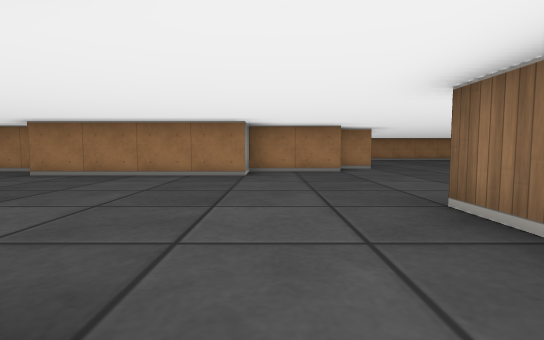
view 1 (above)

19 first-person views from a walk through a cub3D ray-caster map. The camera is about half as high as the walls, tilts 4° down and sees 85° across. The floor is counted in squares. Each view is taken from the middle of a square. On the plan, view 1 faces up. The plan holds only what a view shows up to about 9 squares ahead; the rest is blank.

view 2
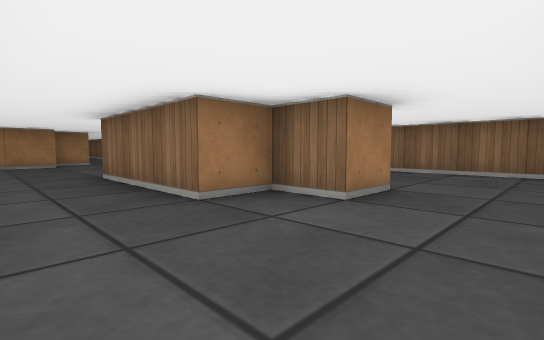

view 3
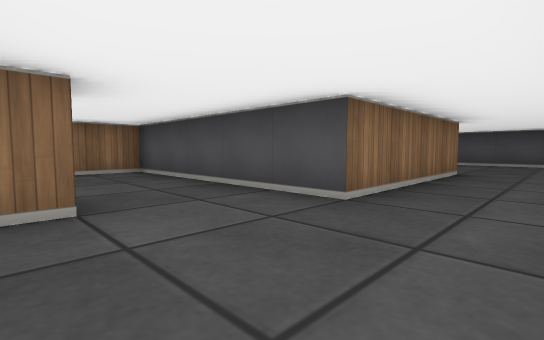

view 4
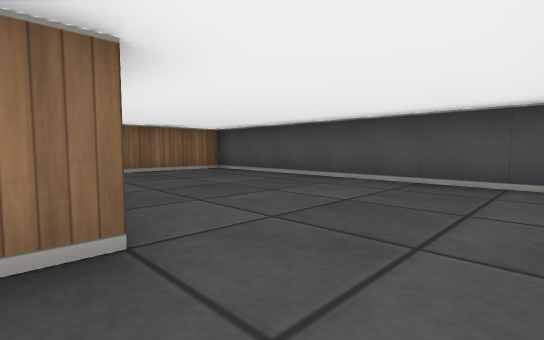

view 5
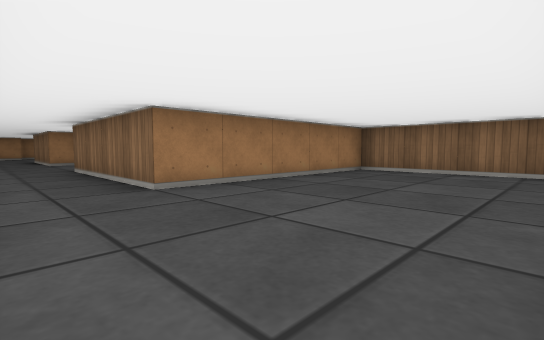

view 6
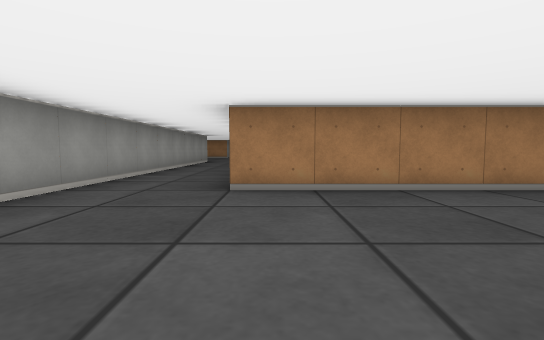

view 7
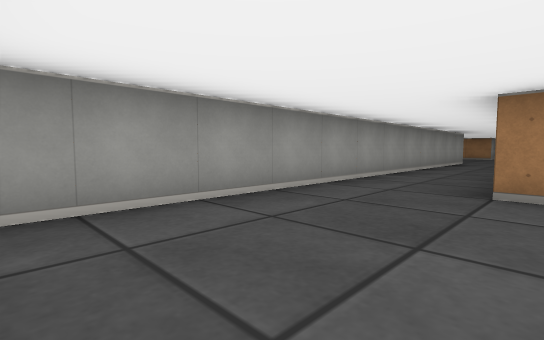

view 8
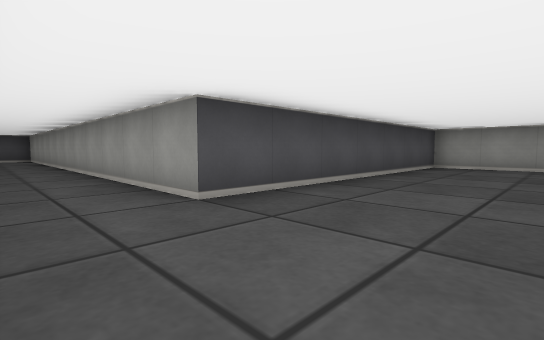

view 9
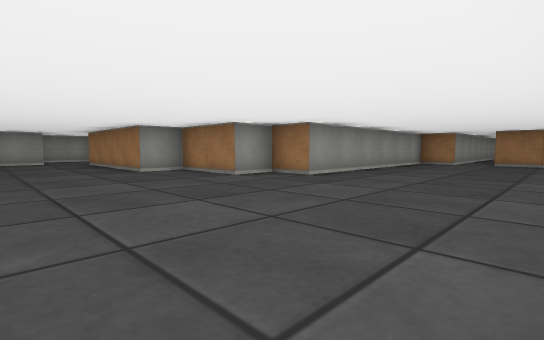

view 10
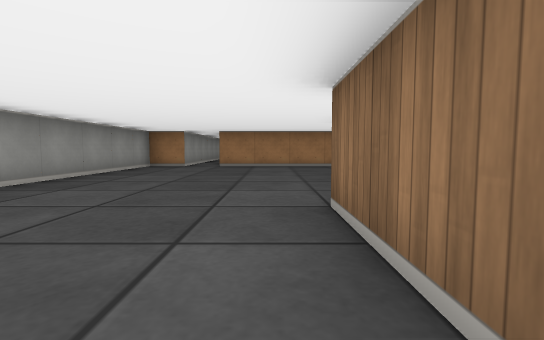

view 11
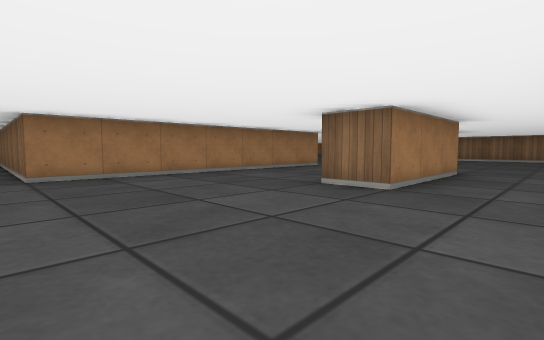

view 12
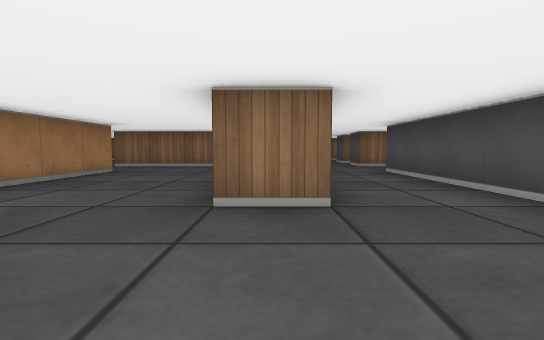

view 13
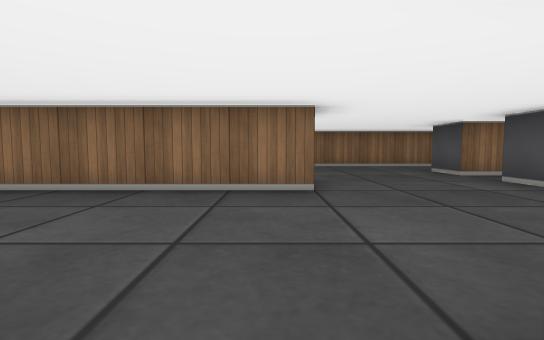

view 14
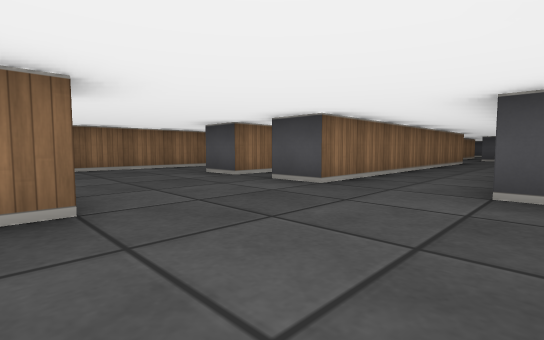

view 15
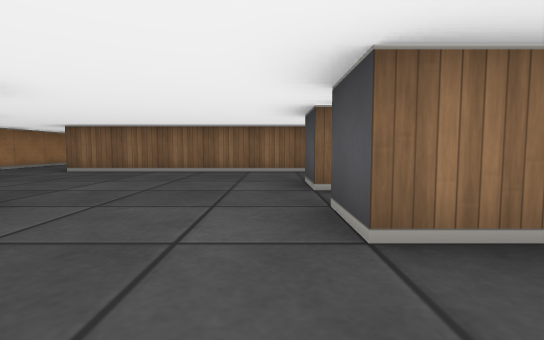

view 16
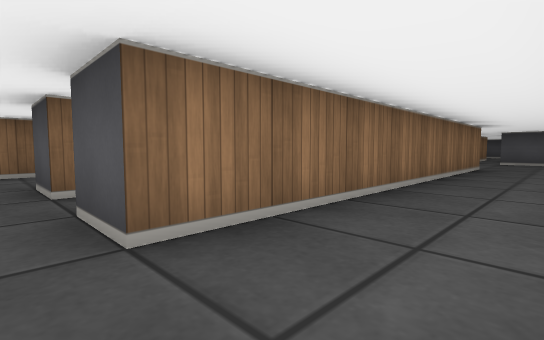

view 17
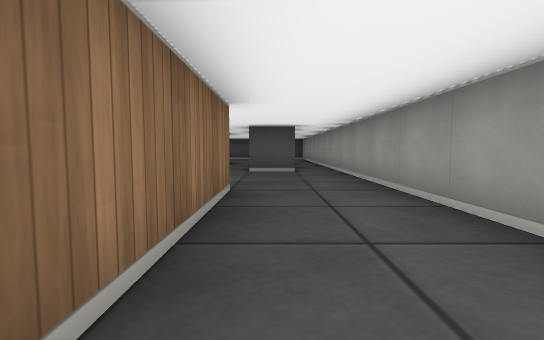

view 18
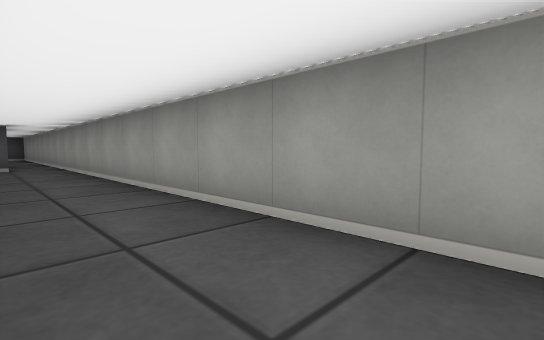

view 19
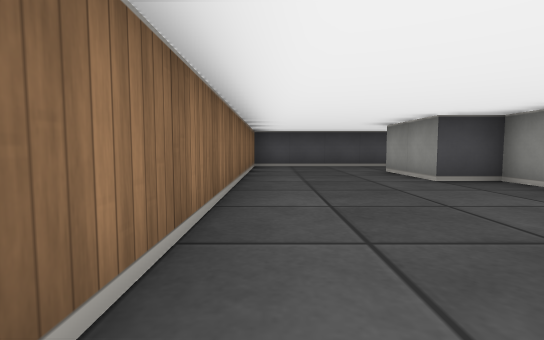

### Floor plan
Points are (right, up) in squares from view 1. A wall is a line through its corners. A room is listed if a view was taken in it or the views show most of it. See-through windows are left out.
Room 1 (views 1, 2, 3, 4, 5, 6, 7)
walls: (0.1, -11.5) (6.5, -11.5) (6.5, -7.5) (1.5, -7.5) (1.5, -3.5) (4.5, -3.5); (3.5, -1.5) (2.5, -1.5) (2.5, -0.5) (1.5, -0.5) (1.5, 0.5); (-0.5, 0.5) (-0.5, -11)
ways out: opening at (2, -1.2) to room 2
Room 2 (views 8, 9, 10, 11, 12, 13, 14, 15, 16, 17, 18, 19)
walls: (7.6, 7.5) (11.5, 7.5); (10.6, 9.5) (7.5, 9.5) (7.5, 10.5); (11.5, 5) (11.5, -3.5); (2.5, 1.2) (2.5, 0.5) (3.5, 0.5) (3.5, -1.5); (3.5, 14) (3.5, 13.5) (2.5, 13.5) (2.5, 7.5) (1.5, 7.5) (1.5, 6.5) (-0.5, 6.5) (-0.5, 5.5) (-4.5, 5.5); (1.5, 0.5) (1.5, 2.5); (13.5, 10.4) (13.5, 14.5); (11.5, 13.5) (4.5, 13.5) (4.5, 19.5); (15.5, 6.5) (15.5, 7.5) (16.5, 7.5); (4.5, -3.5) (6.5, -3.5) (6.5, 7.5); (13.5, -0.5) (13.5, 7.5) (14.5, 7.5); (-5.2, 6.5) (-6, 6.5); (-5.5, 4.4) (-5.5, 3.5); (12.4, -3.5) (13.5, -3.5); (18.5, 6.1) (18.5, 12.5); (-7.5, 2.8) (-7.5, 0.5) (-0.5, 0.5); (21.1, 14.5) (19, 14.5)
ways out: opening at (2, -1.2) to room 1; opening at (12.5, 14); opening at (13, -3); opening at (15, 6.5); opening at (17.5, 6.5); opening at (19.5, 13.5)

Positions as (right, up) in squares from view 1, and headings:
1: (0, 0), facing up
2: (0, -3), facing up-right
3: (0, -1), facing down-right
4: (0, -7), facing down-right
5: (0, -11), facing up-right
6: (2, -11), facing up
7: (2, -11), facing up-left
8: (1, 3), facing down-left
9: (6, 3), facing up-left
10: (6, 5), facing up
11: (4, 8), facing up-right
12: (5, 10), facing right
13: (10, 11), facing right
14: (11, 11), facing down-right
15: (12, 8), facing right
16: (12, 8), facing down-right
17: (13, 3), facing down
18: (13, 5), facing down-left
19: (6, 5), facing down
